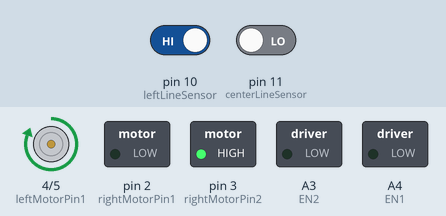
Simulated run of this sketch. Board: Arduino Uno, built with avr-gcc and run on an emulated ATmega328P. Shown: motor-driver pin pairs drawn as motors (green arrow = first pin HIGH = forward, orange = second pin HIGH = backward, longer = more drive), switched loads named in the sketch (green lamp = pin HIGH). Inputs (shaded band) come from the test bench; at power-on: pin 10 (leftLineSensor) HIGH, pin 11 (centerLineSensor) LOW.

Above: at 1.2 s.
1.3 s: pin 10 (leftLineSensor) driven LOW
At 2.0 s:
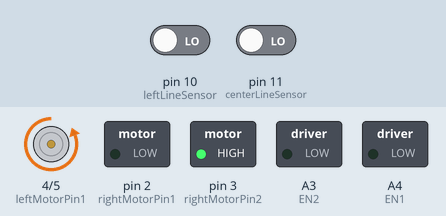
2.8 s: pin 10 (leftLineSensor) driven HIGH
At 3.1 s:
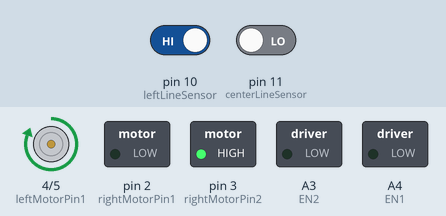
Timing chart, 0 to 5.8 s (numbered marks = the images above; inputs shaded):
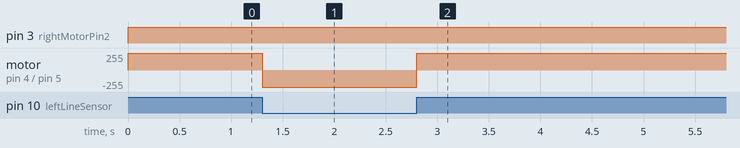

The sketch:

line_final.ino
```cpp
// 적외선 센서 핀 정의
#define leftLineSensor 10
#define centerLineSensor 11
#define rightLineSensor 1

// 모터 핀 정의
#define EN1 A4                 // 우측 모터 속도
const int rightMotorPin1 = 2; // 우측 모터 핀 1
const int rightMotorPin2 = 3; // 우측 모터 핀 2
#define EN2 A3                 // 좌측 모터 속도
const int leftMotorPin1 = 4;  // 좌측 모터 핀 1
const int leftMotorPin2 = 5;  // 좌측 모터 핀 2
#define fsp_1 255
#define fsp_2 200
#define ssp_1 100
#define ssp_2 80
#define ssp_3 0

void forward()
{ // 전진 : 모터 두 개를 모두 정회전 시킴
    digitalWrite(leftMotorPin1, LOW);
    digitalWrite(leftMotorPin2, HIGH);
    digitalWrite(rightMotorPin1, LOW);
    digitalWrite(rightMotorPin2, HIGH);
    analogWrite(EN1, ssp_1);
    analogWrite(EN2, ssp_1);
}
void LEFT()
{ // 전진 : 모터 두 개를 모두 정회전 시킴
    digitalWrite(leftMotorPin1, HIGH);
    digitalWrite(leftMotorPin2, LOW);
    digitalWrite(rightMotorPin1, LOW);
    digitalWrite(rightMotorPin2, HIGH);
    analogWrite(EN1, ssp_1);
    analogWrite(EN2, ssp_1);
}
void RIGHT()
{ // 전진 : 모터 두 개를 모두 정회전 시킴
    digitalWrite(leftMotorPin1, LOW);
    digitalWrite(leftMotorPin2, HIGH);
    digitalWrite(rightMotorPin1, HIGH);
    digitalWrite(rightMotorPin2, LOW);
    analogWrite(EN1, ssp_1);
    analogWrite(EN2, ssp_1);
}
void setup()
{

    pinMode(leftMotorPin1, OUTPUT);
    pinMode(leftMotorPin2, OUTPUT);
    pinMode(rightMotorPin1, OUTPUT);
    pinMode(rightMotorPin2, OUTPUT);
    pinMode(leftLineSensor, INPUT);
    pinMode(rightLineSensor, INPUT);
    pinMode(centerLineSensor, INPUT);
    pinMode(EN1, OUTPUT);
    pinMode(EN2, OUTPUT);
    Serial.begin(9600); // 시리얼 통신 초기화
}
void loop()
{
    int la = digitalRead(leftLineSensor);
    int ca = digitalRead(centerLineSensor);
    int ra = digitalRead(rightLineSensor);

    if (la == LOW && ca == HIGH && ra == LOW)
    { // 거리 값 출력
        forward();
    }
    else if (la == HIGH && ca == LOW && ra == LOW)
    {
        LEFT();
        delay(100);
    }
    else if (la == LOW && ca == LOW && ra == HIGH)
    {
        RIGHT();
        delay(100);

    }
    else if (la == HIGH && ca == HIGH && ra == LOW)
    {
        LEFT();
        delay(100);
    }
    else if (la == LOW && ca == HIGH && ra == HIGH)
    {
        RIGHT();
        delay(100);
    }
    else
    {
      forward();
    }
}
```

Measured:
- after the input at 1.3 s, motor on pin 4 (leftMotorPin1) / pin 5 (leftMotorPin2): forward 255/255 → backward 255/255 at once
- after the input at 2.8 s, motor on pin 4 (leftMotorPin1) / pin 5 (leftMotorPin2): backward 255/255 → forward 255/255 at once
